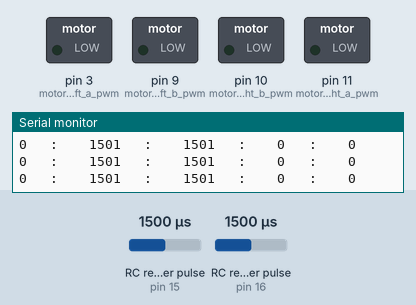
A sketch run on a simulated Arduino Uno, built with avr-gcc and run on an emulated ATmega328P. Shown: switched loads named in the sketch (green lamp = pin HIGH), the last lines printed to the serial monitor. Wiring (inferred from the names in the program): 2 × RC receiver channel: data pin 15 / data pin 16. The test bench sets the inputs (shaded band); at power-on: RC receiver pulse (sensors on pin 15, pin 16) 1500 µs. Pins used as bus, display or sensor lines are not drawn.

Above: at 3.7 s.
3.8 s: RC receiver pulse (sensor on pin 15) set to 1479 µs
6.8 s: RC receiver pulse (sensor on pin 15) set to 1453 µs
At 8.0 s:
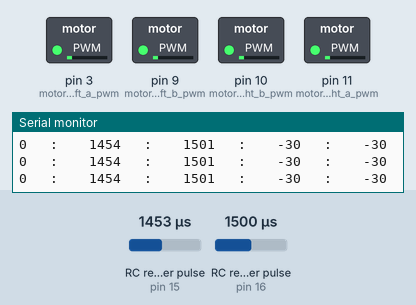
8.3 s: RC receiver pulse (sensor on pin 16) set to 1020 µs
At 9.2 s:
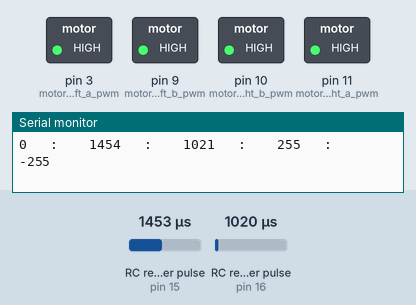
9.9 s: RC receiver pulse (sensor on pin 15) set to 1333 µs
At 11.4 s:
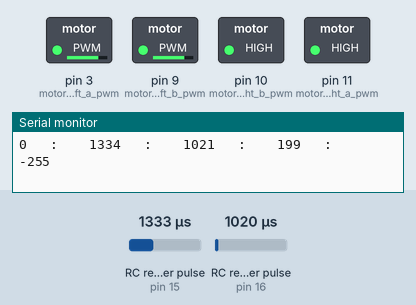
12.9 s: RC receiver pulse (sensor on pin 15) set to 1323 µs
At 13.23 s:
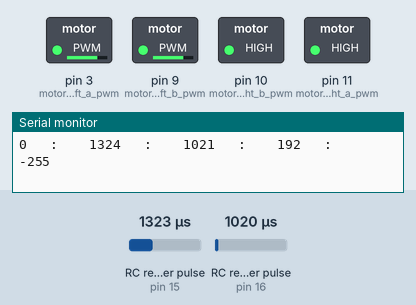
15.9 s: RC receiver pulse (sensor on pin 16) set to 1250 µs
Timing chart, 0 to 19.9 s (numbered marks = the images above; inputs shaded):
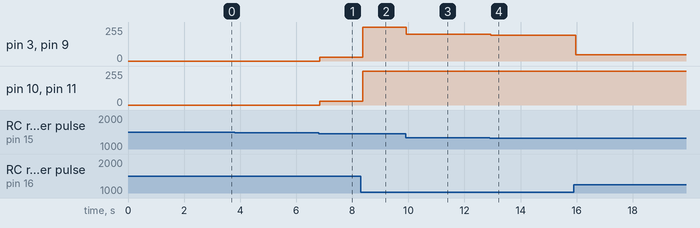

The sketch:

makeblock_4wd_mixed_and_tank.ino
```cpp
// declare R/C inputs for tank mode
int rc_left = 14;
int rc_right = 15;
int rc_left_val = 0;
int rc_right_val = 0;

// declare R/C inputs for mixed mode
int rc_speed = 15;
int rc_turn = 16;
int rc_speed_val = 0;
int rc_turn_val = 0;
int motor_speed = 0;
int motor_bias = 0;

// declare other variables
int pulse = 0;
int mode = 0;
int deadband = 20;
int right_spd = 0;
int left_spd = 0;
int max_spd = 255;
int rc_min = 1100;
int rc_max = 1900;

// motor left rear  - green/blue/purple
int motor_left_a_pwm = 3;
int motor_left_a1 = 2;
int motor_left_a2 = 4;

// motor left front  - brown/black/white
int motor_left_b1 = 8;
int motor_left_b2 = 7;
int motor_left_b_pwm = 9;

// motor right rear  - black/gray/white
int motor_right_a_pwm = 11;
int motor_right_a1 = 5;
int motor_right_a2 = 6;

// motor right front - orange/red/yellow
int motor_right_b1 = 13;
int motor_right_b2 = 12;
int motor_right_b_pwm = 10;

void setup() {
  Serial.begin(9600);

  pinMode(INPUT, rc_left);
  pinMode(INPUT, rc_right);

  pinMode(OUTPUT, motor_left_a_pwm);
  pinMode(OUTPUT, motor_left_a1);
  pinMode(OUTPUT, motor_left_a2);
  pinMode(OUTPUT, motor_left_b1);
  pinMode(OUTPUT, motor_left_b2);
  pinMode(OUTPUT, motor_left_b_pwm);

  pinMode(OUTPUT, motor_right_a_pwm);
  pinMode(OUTPUT, motor_right_a1);
  pinMode(OUTPUT, motor_right_a2);
  pinMode(OUTPUT, motor_right_b1);
  pinMode(OUTPUT, motor_right_b2);
  pinMode(OUTPUT, motor_right_b_pwm);
  delay(2500);

  if ( pulseIn(rc_turn, HIGH) > 1700 ) {
    mode = 1;
    Serial.println(pulseIn(rc_turn, HIGH));
    Serial.println(mode);
  }
}

void loop() {
  read_inputs();
  interpolate();
  limit();
  write_motors();
  print_stuff();
}

void read_inputs() {
  if (mode == 0) {
    rc_speed_val = pulseIn(rc_speed, HIGH);
    rc_turn_val = pulseIn(rc_turn, HIGH);
    pulse = rc_speed_val;
  }
  else {
    rc_left_val = pulseIn(rc_left, HIGH);
    rc_right_val = pulseIn(rc_right, HIGH);
    pulse = rc_right_val;
  }
}

void interpolate() {
  if (pulse > 500) {
    if (mode == 0) { mixed_mode(); }
    else { tank_mode(); }
  }
  else {
    left_spd = 0;
    right_spd = 0;
  }
}

void tank_mode() {
  left_spd = map(rc_left_val, rc_min, rc_max, -max_spd, max_spd);
  right_spd = map(rc_right_val, rc_min, rc_max, -max_spd, max_spd);
}

void mixed_mode() {
  motor_speed = map(rc_speed_val, rc_min, rc_max, -max_spd, max_spd);
  motor_bias = map(rc_turn_val, rc_min, rc_max, -max_spd, max_spd);
  left_spd = motor_speed - motor_bias;
  right_spd = motor_speed + motor_bias;
}

void limit() {
  if (left_spd > max_spd){left_spd = max_spd;}
  else if (left_spd < -max_spd){left_spd = -max_spd;}
  if (right_spd > max_spd){right_spd = max_spd;}
  else if (right_spd < -max_spd){right_spd = -max_spd;}
}

void write_motors() {
  if (left_spd > deadband) {left_forward();}
  else if (left_spd < -deadband) {left_reverse();}
  else {left_stop();}
  if (right_spd > deadband) {right_forward();}
  else if (right_spd < -deadband) {right_reverse();}
  else {right_stop();}
}

void print_stuff() {
  Serial.print(mode);
  Serial.print("   :    ");
  if (mode == 1) {
    Serial.print(rc_left_val);
    Serial.print("   :    ");
    Serial.print(rc_right_val);
  }
  else {
    Serial.print(rc_speed_val);
    Serial.print("   :    ");
    Serial.print(rc_turn_val);
  }
  Serial.print("   :    ");
  Serial.print(left_spd);
  Serial.print("   :    ");
  Serial.print(right_spd);
  Serial.println("");
}

void left_forward() {
  digitalWrite(motor_left_a1, LOW);
  digitalWrite(motor_left_a2, HIGH);
  digitalWrite(motor_left_b1, HIGH);
  digitalWrite(motor_left_b2, LOW);
  analogWrite(motor_left_a_pwm, left_spd);
  analogWrite(motor_left_b_pwm, left_spd);
}
void left_reverse() {
  digitalWrite(motor_left_a1, HIGH);
  digitalWrite(motor_left_a2, LOW);
  digitalWrite(motor_left_b1, LOW);
  digitalWrite(motor_left_b2, HIGH);
  analogWrite(motor_left_a_pwm, -left_spd);
  analogWrite(motor_left_b_pwm, -left_spd);
}
void left_stop() {
  digitalWrite(motor_left_a_pwm, LOW);
  digitalWrite(motor_left_b_pwm, LOW);
}

void right_forward() {
  digitalWrite(motor_right_a1, LOW);
  digitalWrite(motor_right_a2, HIGH);
  digitalWrite(motor_right_b1, HIGH);
  digitalWrite(motor_right_b2, LOW);
  analogWrite(motor_right_a_pwm, right_spd);
  analogWrite(motor_right_b_pwm, right_spd);
}
void right_reverse() {
  digitalWrite(motor_right_a1, HIGH);
  digitalWrite(motor_right_a2, LOW);
  digitalWrite(motor_right_b1, LOW);
  digitalWrite(motor_right_b2, HIGH);
  analogWrite(motor_right_a_pwm, -right_spd);
  analogWrite(motor_right_b_pwm, -right_spd);
}
void right_stop() {
  digitalWrite(motor_right_a_pwm, LOW);
  digitalWrite(motor_right_b_pwm, LOW);
}
```

Measured:
- after the input at 6.8 s, pin 3 (motor_left_a_pwm), pin 9 (motor_left_b_pwm), pin 10 (motor_right_b_pwm), pin 11 (motor_right_a_pwm): 0/255 → 30/255 at once
- after the input at 8.3 s, pin 3 (motor_left_a_pwm), pin 9 (motor_left_b_pwm), pin 10 (motor_right_b_pwm), pin 11 (motor_right_a_pwm): 30/255 → 255/255 after 0.06 s
- after the input at 9.9 s, pin 3 (motor_left_a_pwm), pin 9 (motor_left_b_pwm): 255/255 → 199/255 at once
- after the input at 12.9 s, pin 3 (motor_left_a_pwm), pin 9 (motor_left_b_pwm): 199/255 → 192/255 at once, then repeats every 0.26 s: 193/255 0.06 s, 192/255 0.20 s
